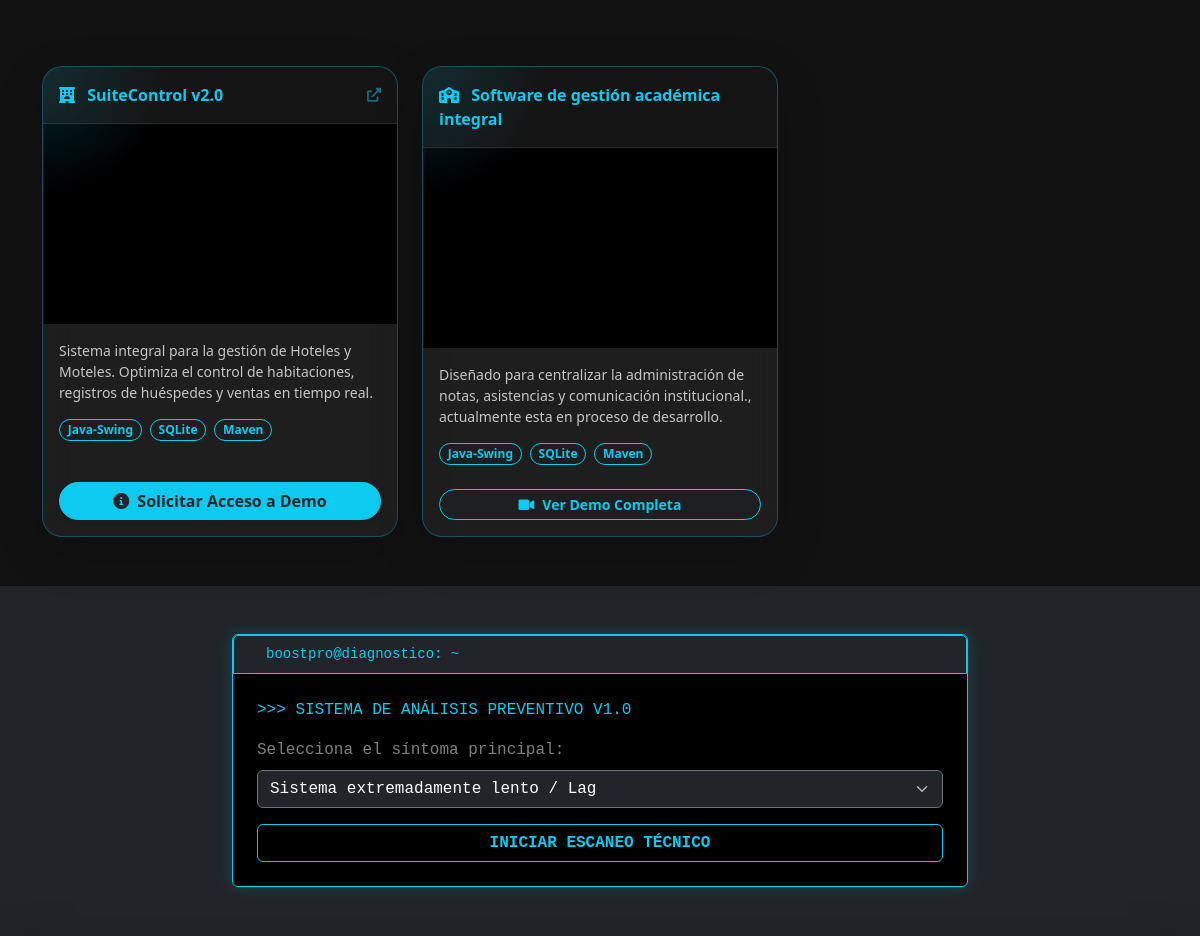
/ (middle part), run on an earlier commit of the app's database.
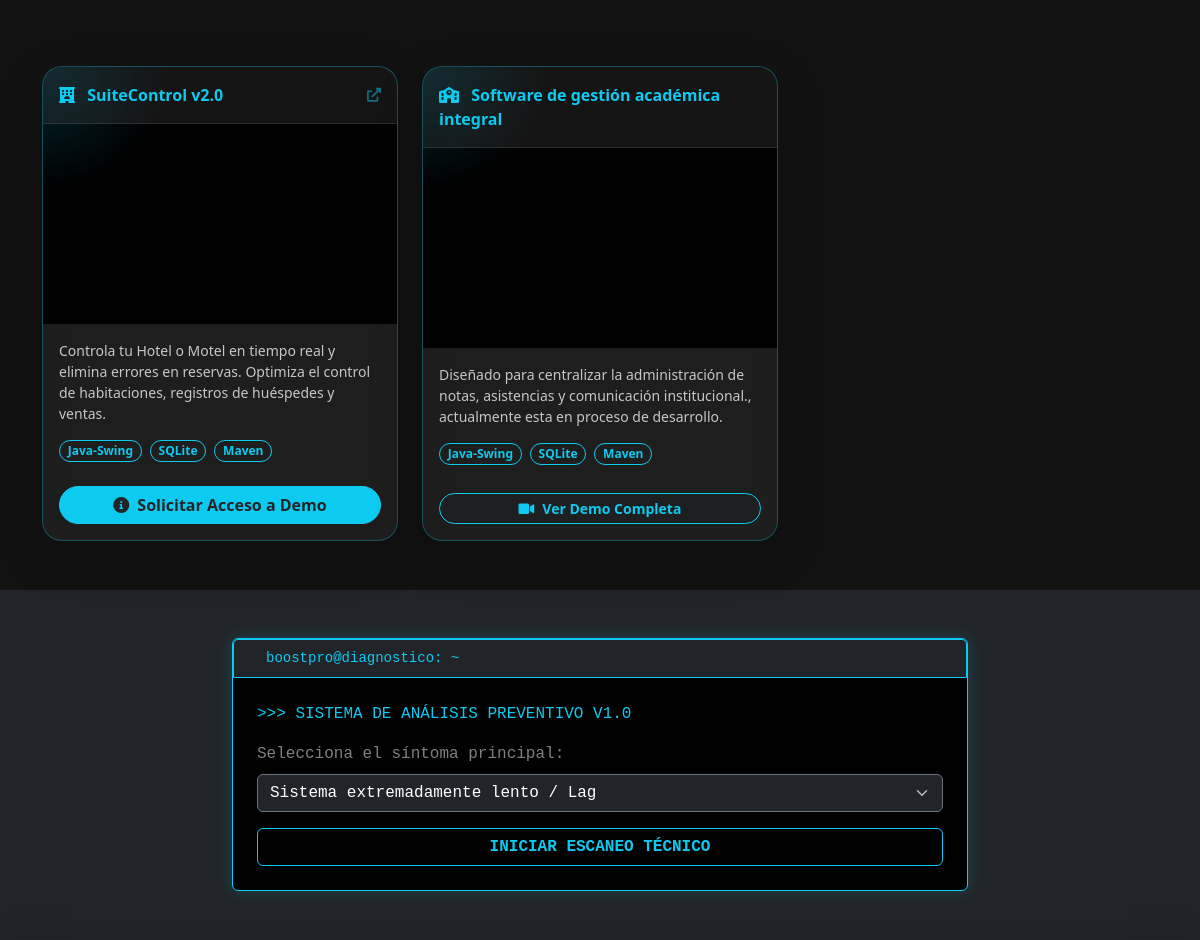
And on a later commit of the database.
### web/models.py (models this page shows, shortened)
class Proyecto(models.Model):
    titulo = models.CharField(max_length=100)
    descripcion = models.TextField()
    imagen = models.ImageField(upload_to='proyectos/img/', null=True, blank=True)
    video = models.FileField(upload_to='proyectos/video/', null=True, blank=True) # <-- NUEVO
    link_github = models.URLField(blank=True)
    link_demo = models.URLField(blank=True)
    orden = models.IntegerField(default=0)
    tecnologias = models.CharField(max_length=200, blank=True)

### web/views.py (the view)
# urls.py: 2. Add a URL to urlpatterns:  path('', views.home, name='home')
def home(request):
    if request.method == 'POST':
        form = ContactoForm(request.POST)
        if form.is_valid():
            form.save()
            nombre = form.cleaned_data['nombre']
            email_cliente = form.cleaned_data['email']
            asunto_cliente = form.cleaned_data.get('asunto', 'Nuevo Contacto')
            mensaje_cliente = form.cleaned_data['mensaje']
            try:
                asunto_para_ti = f"🚀 NUEVO LEAD: {asunto_cliente}"
                cuerpo_para_ti = f"Nombre: {nombre}\nEmail: {email_cliente}\nMensaje: {mensaje_cliente}"
                send_mail(asunto_para_ti, cuerpo_para_ti, settings.EMAIL_HOST_USER, [settings.EMAIL_HOST_USER])
                asunto_auto = "Confirmación de contacto - BoostPro.cl"
                html_content = f"""
                <div style="font-family: Arial, sans-serif; max-width: 600px; margin: auto; border: 1px solid #eee; padding: 20px;">
                    <h2 style="color: #0dcaf0;">¡Hola {nombre}!</h2>
                    <p>He recibido tu mensaje sobre <strong>{asunto_cliente}</strong>.</p>
                    <p>Te responderé a la brevedad para ayudarte con tu requerimiento.</p>
                    <hr>
                    <p style="font-size: 12px; color: #666;"><strong>Chris - Linux Developer</strong><br>BoostPro.cl</p>
                </div>
                """
                msg = EmailMultiAlternatives(asunto_auto, strip_tags(html_content), settings.EMAIL_HOST_USER, [email_cliente])
                msg.attach_alternative(html_content, "text/html")
                msg.send()
                messages.success(request, '¡Mensaje enviado con éxito! Revisa tu correo.')
            except Exception as e:
                messages.warning(request, 'Error al enviar el correo, pero el mensaje fue guardado.')
            return redirect('home')
    else:
        form = ContactoForm()
    servicios = Servicio.objects.filter(activo=True)
    proyectos = Proyecto.objects.all().order_by('orden')
    posts = Post.objects.all().order_by('-fecha_publicacion')[:3]
    return render(request, 'web/home.html', {
        'form': form,
        'servicios': servicios,
        'proyectos': proyectos,
        'posts': posts
    })

### web/forms.py
class ContactoForm(forms.ModelForm):
    class Meta:
        model = Contacto
        fields = ['nombre', 'email', 'telefono', 'asunto', 'mensaje']
        widgets = {
            'nombre': forms.TextInput(attrs={
                'class': 'form-control border-info-subtle shadow-sm',
                'placeholder': 'Tu nombre completo'
            }),
            'email': forms.EmailInput(attrs={
                'class': 'form-control border-info-subtle shadow-sm',
                'placeholder': 'tu@email.com'
            }),
            'telefono': forms.TextInput(attrs={
                'class': 'form-control border-info-subtle shadow-sm',
                'placeholder': '+56 9 ...'
            }),
            'asunto': forms.TextInput(attrs={
                'class': 'form-control border-info-subtle shadow-sm',
                'placeholder': '¿En qué puedo ayudarte?'
            }),
            'mensaje': forms.Textarea(attrs={
                'class': 'form-control border-info-subtle shadow-sm',
                'rows': 4,
                'placeholder': 'Cuéntame los detalles de tu equipo o proyecto...'
            }),
        }

### web/templates/web/home.html (shortened to what this page needs)
{% extends 'web/base.html' %}
{% load static %}
{% block content %}
  {% load static %}
  <section id="proyectos" class="py-5" style="background: #121212;">
    <div class="container">
      {% include 'web/includes/_proyectos_software.html' %}
    </div>
  </section>
  <section id="diagnostico-pro" class="py-5 bg-dark text-white">
    <div class="container">
        <div class="row justify-content-center">
            <div class="col-md-8">
                <div class="card bg-black border-cyan shadow-lg">
                    <div class="card-header border-cyan bg-dark d-flex align-items-center">
                        <small class="text-cyan mono">boostpro@diagnostico: ~</small>
                    </div>
                    <div class="card-body p-4 mono">
                        <div id="pantalla-inicio">
                            <p class="text-cyan mb-3">>>> SISTEMA DE ANÁLISIS PREVENTIVO V1.0</p>
                            <label class="form-label text-white-50">Selecciona el síntoma principal:</label>
                            <select id="sintoma" class="form-select bg-dark text-white border-secondary mb-3">
                                <option value="lento">Sistema extremadamente lento / Lag</option>
                            </select>
                            <button onclick="iniciarAnalisis()" class="btn btn-outline-info w-100 fw-bold">
                                INICIAR ESCANEO TÉCNICO
                            </button>
                        </div>
                    </div>
                </div>
            </div>
        </div>
    </div>
</section>
      {% include 'web/includes/blog.html' %}
{% endblock %}

### web/templates/web/includes/_proyectos_software.html
{% load static %}
<div class="row g-4 mt-2">
  {% for proyecto in proyectos %}
    <div class="col-md-4">
      <div class="card glass-card border-0 h-100 shadow-lg d-flex flex-column overflow-hidden">
        <div class="card-header-glass p-3 fw-bold text-info border-bottom border-secondary d-flex justify-content-between align-items-center">
          <span>
            {% if 'gumroad' in proyecto.link_demo %}
              <i class="fas fa-graduation-cap me-2"></i>
            {% elif 'sourceforge' in proyecto.link_demo %}
              <i class="fas fa-hotel me-2"></i>
            {% elif 'académica' in proyecto.titulo|lower or 'S.G.A' in proyecto.titulo %}
              <i class="fas fa-school me-2"></i>
            {% else %}
              <i class="fas fa-play-circle me-2"></i>
            {% endif %}
            {{ proyecto.titulo }}
          </span>
          {% if proyecto.link_demo %}
            <i class="fas fa-external-link-alt small opacity-50"></i>
          {% endif %}
        </div>
        <div class="position-relative overflow-hidden" style="height: 200px; background: #000;">
          {% if proyecto.video %}
            <video width="100%" height="100%" style="object-fit: cover; opacity: 0.8;" muted autoplay loop playsinline>
              <source src="{{ proyecto.video.url }}" type="video/mp4" />
            </video>
          {% elif proyecto.imagen %}
            <img src="{{ proyecto.imagen.url }}" class="w-100 h-100" style="object-fit: cover; opacity: 0.8;" alt="{{ proyecto.titulo }}" />
          {% else %}
            <video width="100%" height="100%" style="object-fit: cover; opacity: 0.7;" muted autoplay loop playsinline>
              <source src="{% static 'web/videos/0330.mp4' %}" type="video/mp4" />
            </video>
          {% endif %}
        </div>
        <div class="card-body text-white d-flex flex-column justify-content-between">
          <div>
            <p class="small opacity-75 mb-3">{{ proyecto.descripcion }}</p>
            <div class="d-flex flex-wrap gap-2 mb-4">
              {% if proyecto.tecnologias %}
                {% for tecno in proyecto.tecnologias.split %}
                  <span class="badge border border-info text-info rounded-pill">{{ tecno }}</span>
                {% endfor %}
              {% endif %}
            </div>
          </div>
          <div class="mt-auto">
            {% if 'sourceforge' in proyecto.link_demo %}
              <a href="{% url 'suitecontrol' %}" class="btn btn-info w-100 rounded-pill fw-bold text-dark shadow-sm"><i class="fas fa-info-circle me-2"></i>Solicitar Acceso a Demo</a>
            {% elif 'gumroad' in proyecto.link_demo %}
              <a href="{{ proyecto.link_demo }}" target="_blank" class="btn btn-outline-info w-100 rounded-pill fw-bold shadow-sm"><i class="fas fa-shopping-cart me-2"></i>Adquirir en Gumroad</a>
            {% elif 'académica' in proyecto.titulo|lower or 'avacif' in proyecto.titulo|lower or 'S.G.A' in proyecto.titulo %}
              <a href="{% url 'avacif_demo' %}" class="btn btn-outline-info btn-sm w-100 rounded-pill fw-bold bg-dark bg-opacity-25"><i class="fas fa-video me-2"></i>Ver Demo Completa</a>
            {% elif not proyecto.link_demo or 'servipro' in proyecto.titulo|lower %}
              <a href="{% url 'detalle_proyecto' proyecto.pk %}" class="btn btn-outline-info btn-sm w-100 rounded-pill fw-bold bg-dark bg-opacity-25"><i class="fas fa-eye me-2"></i>Ver Detalles</a>
            {% else %}
              <a href="{{ proyecto.link_demo }}" target="_blank" class="btn btn-outline-info btn-sm w-100 rounded-pill fw-bold bg-dark bg-opacity-25"><i class="fas fa-play-circle me-2"></i>Ver Proyecto</a>
            {% endif %}
          </div>
        </div>
      </div>
    </div>
  {% empty %}
    <div class="col-12">
      <p class="text-center text-white-50">No hay proyectos cargados aún.</p>
    </div>
  {% endfor %}
</div>

What changed in the data, as far as the page shows it:
changed Proyecto "SuiteControl v2.0": descripcion "Sistema integral para la gestión de Hoteles y Moteles. Optimiza el control de habitaciones, registros de huéspedes y ventas en tiempo real." → "Controla tu Hotel o Motel en tiempo real y elimina errores en reservas. Optimiza el control de habitaciones, registros de huéspedes y ventas."
